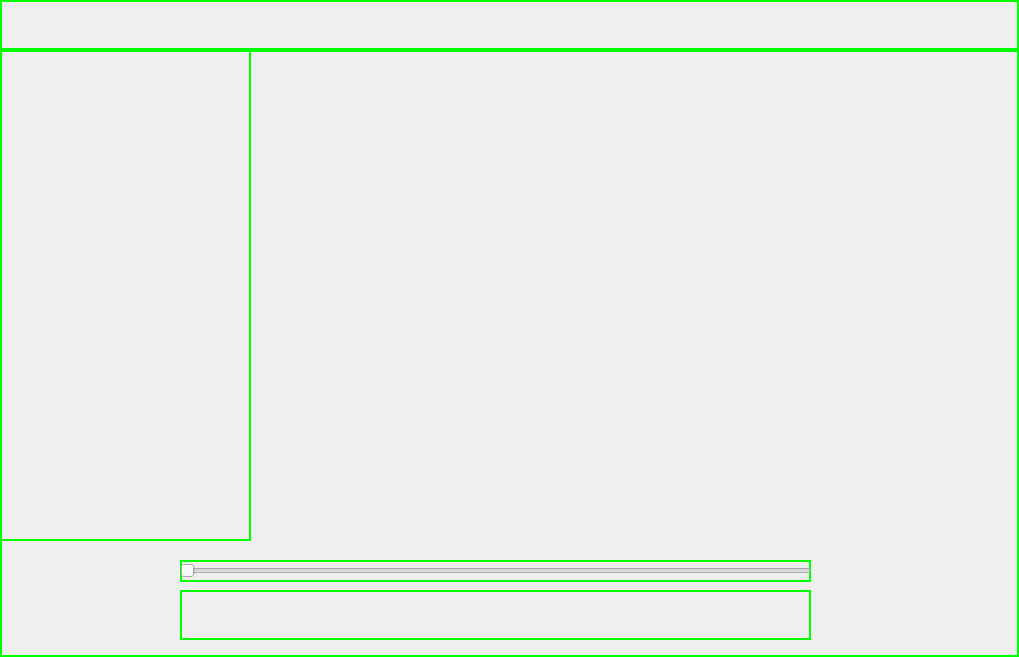
<?xml version="1.0" encoding="UTF-8"?>
<ui version="4.0">
 <class>Widget</class>
 <widget class="QWidget" name="Widget">
  <property name="geometry">
   <rect>
    <x>0</x>
    <y>0</y>
    <width>1019</width>
    <height>657</height>
   </rect>
  </property>
  <property name="windowTitle">
   <string>Widget</string>
  </property>
  <property name="styleSheet">
   <string notr="true">*{
border: 2px solid  rgb(0, 255, 0);
}
</string>
  </property>
  <layout class="QGridLayout" name="gridLayout">
   <property name="leftMargin">
    <number>0</number>
   </property>
   <property name="topMargin">
    <number>0</number>
   </property>
   <property name="rightMargin">
    <number>0</number>
   </property>
   <property name="bottomMargin">
    <number>0</number>
   </property>
   <property name="spacing">
    <number>0</number>
   </property>
   <item row="0" column="0">
    <widget class="TitleBar" name="titleBar" native="true">
     <property name="minimumSize">
      <size>
       <width>0</width>
       <height>0</height>
      </size>
     </property>
     <property name="maximumSize">
      <size>
       <width>16777215</width>
       <height>50</height>
      </size>
     </property>
    </widget>
   </item>
   <item row="1" column="0">
    <widget class="QWidget" name="body" native="true">
     <layout class="QGridLayout" name="gridLayout_2">
      <property name="leftMargin">
       <number>0</number>
      </property>
      <property name="topMargin">
       <number>0</number>
      </property>
      <property name="rightMargin">
       <number>0</number>
      </property>
      <property name="bottomMargin">
       <number>0</number>
      </property>
      <property name="spacing">
       <number>0</number>
      </property>
      <item row="0" column="0">
       <widget class="QWidget" name="videoWidget" native="true">
        <widget class="ControlBar" name="controlBar" native="true">
         <property name="geometry">
          <rect>
           <x>180</x>
           <y>540</y>
           <width>631</width>
           <height>50</height>
          </rect>
         </property>
         <property name="maximumSize">
          <size>
           <width>16777215</width>
           <height>50</height>
          </size>
         </property>
        </widget>
        <widget class="SliderVideo" name="slider_video">
         <property name="geometry">
          <rect>
           <x>180</x>
           <y>510</y>
           <width>631</width>
           <height>22</height>
          </rect>
         </property>
         <property name="orientation">
          <enum>Qt::Horizontal</enum>
         </property>
        </widget>
        <widget class="Sidebar" name="sidebar" native="true">
         <property name="geometry">
          <rect>
           <x>0</x>
           <y>0</y>
           <width>251</width>
           <height>491</height>
          </rect>
         </property>
        </widget>
       </widget>
      </item>
     </layout>
    </widget>
   </item>
  </layout>
 </widget>
 <customwidgets>
  <customwidget>
   <class>TitleBar</class>
   <extends>QWidget</extends>
   <header>titlebar.h</header>
   <container>1</container>
  </customwidget>
  <customwidget>
   <class>ControlBar</class>
   <extends>QWidget</extends>
   <header>controlbar.h</header>
   <container>1</container>
  </customwidget>
  <customwidget>
   <class>Sidebar</class>
   <extends>QWidget</extends>
   <header>sidebar.h</header>
   <container>1</container>
  </customwidget>
  <customwidget>
   <class>SliderVideo</class>
   <extends>QSlider</extends>
   <header>slidervideo.h</header>
  </customwidget>
 </customwidgets>
 <resources/>
 <connections/>
</ui>
